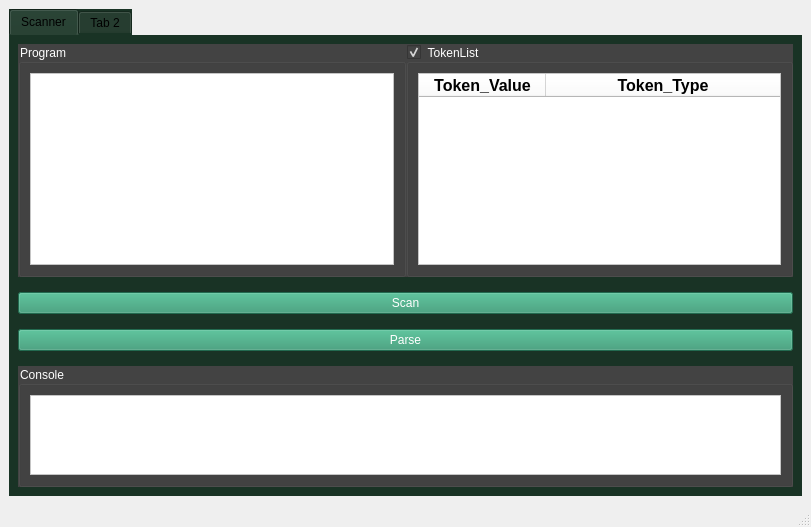
<?xml version="1.0" encoding="UTF-8"?>
<ui version="4.0">
 <class>MainWindow</class>
 <widget class="QMainWindow" name="MainWindow">
  <property name="geometry">
   <rect>
    <x>0</x>
    <y>0</y>
    <width>811</width>
    <height>527</height>
   </rect>
  </property>
  <property name="windowTitle">
   <string>MainWindow</string>
  </property>
  <widget class="QWidget" name="centralwidget">
   <layout class="QHBoxLayout" name="horizontalLayout_5">
    <item>
     <widget class="QTabWidget" name="tabWidget">
      <property name="styleSheet">
       <string notr="true">background-color: rgb(25, 51, 37);
border-top-color: rgb(255, 255, 255);
font: 75 11pt &quot;MS Shell Dlg 2&quot;;
color: rgb(0, 0, 0);</string>
      </property>
      <property name="currentIndex">
       <number>0</number>
      </property>
      <property name="iconSize">
       <size>
        <width>20</width>
        <height>12</height>
       </size>
      </property>
      <widget class="QWidget" name="tab">
       <attribute name="title">
        <string>Scanner</string>
       </attribute>
       <layout class="QVBoxLayout" name="verticalLayout_2">
        <item>
         <layout class="QVBoxLayout" name="verticalLayout" stretch="0,0,0,15">
          <property name="spacing">
           <number>15</number>
          </property>
          <property name="sizeConstraint">
           <enum>QLayout::SetDefaultConstraint</enum>
          </property>
          <item>
           <layout class="QHBoxLayout" name="horizontalLayout_4" stretch="0,0">
            <property name="spacing">
             <number>0</number>
            </property>
            <item>
             <widget class="QGroupBox" name="groupBox">
              <property name="styleSheet">
               <string notr="true">font: 75 14pt &quot;MS Shell Dlg 2&quot;;
background-color: rgb(67, 67, 67);
color:rgb(255,255,255);</string>
              </property>
              <property name="title">
               <string>Program</string>
              </property>
              <property name="alignment">
               <set>Qt::AlignLeading|Qt::AlignLeft|Qt::AlignVCenter</set>
              </property>
              <property name="flat">
               <bool>false</bool>
              </property>
              <property name="checkable">
               <bool>false</bool>
              </property>
              <layout class="QHBoxLayout" name="horizontalLayout" stretch="0">
               <property name="spacing">
                <number>6</number>
               </property>
               <item>
                <widget class="QTextEdit" name="textEdit">
                 <property name="styleSheet">
                  <string notr="true">background-color: rgb(255, 255, 255);
color: rgb(0, 0, 0);</string>
                 </property>
                </widget>
               </item>
              </layout>
             </widget>
            </item>
            <item>
             <widget class="QGroupBox" name="groupBox_2">
              <property name="styleSheet">
               <string notr="true">font: 75 14pt &quot;MS Shell Dlg 2&quot;;
background-color: rgb(67, 67, 67);
color:rgb(255,255,255);</string>
              </property>
              <property name="title">
               <string>TokenList</string>
              </property>
              <property name="checkable">
               <bool>true</bool>
              </property>
              <layout class="QHBoxLayout" name="horizontalLayout_3">
               <item>
                <widget class="QTableWidget" name="tableWidget">
                 <property name="styleSheet">
                  <string notr="true">background-color: rgb(255, 255, 255);
color: rgb(0, 0, 0);
border-color: rgb(36, 73, 54);
border-color: rgb(32, 64, 47);</string>
                 </property>
                 <attribute name="horizontalHeaderCascadingSectionResizes">
                  <bool>true</bool>
                 </attribute>
                 <attribute name="horizontalHeaderDefaultSectionSize">
                  <number>127</number>
                 </attribute>
                 <attribute name="horizontalHeaderMinimumSectionSize">
                  <number>34</number>
                 </attribute>
                 <attribute name="horizontalHeaderShowSortIndicator" stdset="0">
                  <bool>true</bool>
                 </attribute>
                 <attribute name="horizontalHeaderStretchLastSection">
                  <bool>true</bool>
                 </attribute>
                 <attribute name="verticalHeaderCascadingSectionResizes">
                  <bool>true</bool>
                 </attribute>
                 <attribute name="verticalHeaderMinimumSectionSize">
                  <number>22</number>
                 </attribute>
                 <attribute name="verticalHeaderShowSortIndicator" stdset="0">
                  <bool>true</bool>
                 </attribute>
                 <attribute name="verticalHeaderStretchLastSection">
                  <bool>true</bool>
                 </attribute>
                 <column>
                  <property name="text">
                   <string>Token_Value</string>
                  </property>
                  <property name="font">
                   <font>
                    <pointsize>12</pointsize>
                    <weight>75</weight>
                    <bold>true</bold>
                   </font>
                  </property>
                  <property name="background">
                   <color>
                    <red>47</red>
                    <green>149</green>
                    <blue>110</blue>
                   </color>
                  </property>
                 </column>
                 <column>
                  <property name="text">
                   <string>Token_Type</string>
                  </property>
                  <property name="font">
                   <font>
                    <pointsize>12</pointsize>
                    <weight>75</weight>
                    <bold>true</bold>
                   </font>
                  </property>
                  <property name="background">
                   <color>
                    <red>47</red>
                    <green>149</green>
                    <blue>110</blue>
                   </color>
                  </property>
                 </column>
                </widget>
               </item>
              </layout>
             </widget>
            </item>
           </layout>
          </item>
          <item>
           <widget class="QPushButton" name="pushButton">
            <property name="styleSheet">
             <string notr="true">background-color: rgb(47, 149, 110);
font: 75 12pt &quot;MS Shell Dlg 2&quot;;
color: rgb(255, 255, 255);</string>
            </property>
            <property name="text">
             <string>Scan</string>
            </property>
           </widget>
          </item>
          <item>
           <widget class="QPushButton" name="pushButton_2">
            <property name="styleSheet">
             <string notr="true">background-color: rgb(47, 149, 110);
font: 75 12pt &quot;MS Shell Dlg 2&quot;;
color: rgb(255, 255, 255);</string>
            </property>
            <property name="text">
             <string>Parse</string>
            </property>
           </widget>
          </item>
          <item>
           <widget class="QGroupBox" name="groupBox_3">
            <property name="styleSheet">
             <string notr="true">font: 75 14pt &quot;MS Shell Dlg 2&quot;;
background-color: rgb(67, 67, 67);
color:rgb(255,255,255);</string>
            </property>
            <property name="title">
             <string>Console</string>
            </property>
            <layout class="QHBoxLayout" name="horizontalLayout_2">
             <item>
              <widget class="QTextBrowser" name="textBrowser">
               <property name="styleSheet">
                <string notr="true">background-color: rgb(255, 255, 255);</string>
               </property>
              </widget>
             </item>
            </layout>
           </widget>
          </item>
         </layout>
        </item>
       </layout>
      </widget>
      <widget class="QWidget" name="Tab_2">
       <attribute name="title">
        <string>Tab 2</string>
       </attribute>
       <layout class="QHBoxLayout" name="horizontalLayout_7">
        <item>
         <widget class="QLabel" name="photo">
          <property name="text">
           <string>syntax tree</string>
          </property>
         </widget>
        </item>
       </layout>
      </widget>
     </widget>
    </item>
   </layout>
  </widget>
  <widget class="QStatusBar" name="statusbar"/>
 </widget>
 <resources/>
 <connections/>
</ui>
